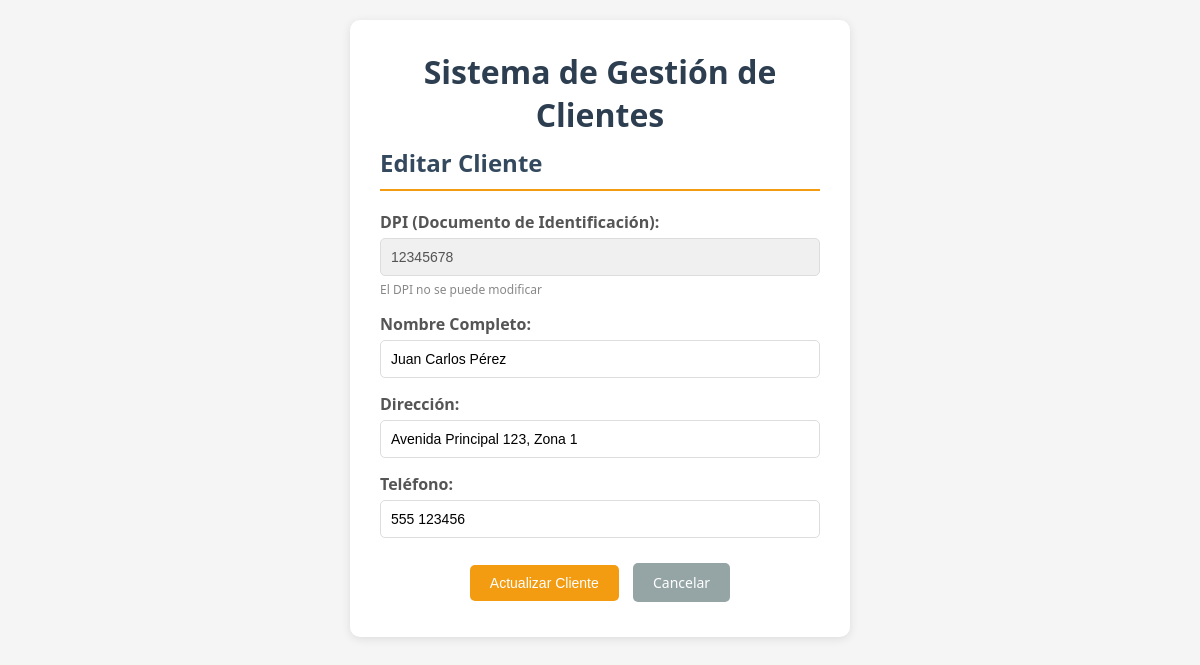
/formulario_editar.php?dpi=12345678, run on the app's committed database.
### tables this page shows
CREATE TABLE `cliente` (
  `dpi` varchar(10) NOT NULL COMMENT 'Documento de Identificación Personal',
  `nombre` varchar(50) NOT NULL COMMENT 'Nombre completo del cliente',
  `direccion` varchar(200) NOT NULL COMMENT 'Dirección del cliente',
  `telefono` varchar(20) NOT NULL COMMENT 'Teléfono de contacto',
  PRIMARY KEY (`dpi`)
);

### formulario_editar.php (the view, shortened to what this page needs)
<!DOCTYPE html>
<html lang="es">
<head>
</head>
<body>
    <div class="container">
        <h1>Sistema de Gestión de Clientes</h1>
        <h2>Editar Cliente</h2>
        <?php
        require_once 'conexion.php';
        $dpi = $_GET['dpi'] ?? '';
        $sql = "SELECT dpi, nombre, direccion, telefono FROM cliente WHERE dpi = :dpi";
        $stmt = $conexion->prepare($sql);
        $stmt->execute([':dpi' => $dpi]);
        $cliente = $stmt->fetch();
        ?>
        <form action="actualizar_cliente.php" method="POST">
            <div class="form-group">
                <label for="dpi">DPI (Documento de Identificación):</label>
                <input type="text" id="dpi" name="dpi" value="<?= htmlspecialchars($cliente['dpi']) ?>" disabled>
                <p class="nota">El DPI no se puede modificar</p>
            </div>
            <div class="form-group">
                <label for="nombre">Nombre Completo:</label>
                <input type="text" id="nombre" name="nombre" value="<?= htmlspecialchars($cliente['nombre']) ?>" required maxlength="50">
            </div>
            <div class="form-group">
                <label for="direccion">Dirección:</label>
                <input type="text" id="direccion" name="direccion" value="<?= htmlspecialchars($cliente['direccion']) ?>" required maxlength="200">
            </div>
            <div class="form-group">
                <label for="telefono">Teléfono:</label>
                <input type="tel" id="telefono" name="telefono" value="<?= htmlspecialchars($cliente['telefono']) ?>" required maxlength="20">
            </div>
            <div class="botones">
                <button type="submit" class="btn btn-actualizar">Actualizar Cliente</button>
                <a href="index.php" class="btn btn-cancelar">Cancelar</a>
            </div>
        </form>
    </div>
</body>
</html>

### formulario_editar.php (style rules this page uses)
* { margin: 0; padding: 0; box-sizing: border-box; }
body { font-family: 'Segoe UI', Tahoma, Geneva, Verdana, sans-serif; background-color: #f5f5f5; padding: 20px; }
.container { max-width: 500px; margin: 0 auto; background: white; padding: 30px; border-radius: 10px; box-shadow: 0 2px 10px rgba(0,0,0,0.1); }
h1 { color: #2c3e50; text-align: center; margin-bottom: 10px; }
h2 { color: #34495e; margin-bottom: 20px; border-bottom: 2px solid #f39c12; padding-bottom: 10px; }
.form-group { margin-bottom: 15px; }
label { display: block; margin-bottom: 5px; color: #555; font-weight: bold; }
input[type="text"], input[type="tel"] { width: 100%; padding: 10px; border: 1px solid #ddd; border-radius: 5px; font-size: 14px; }
input:disabled { background-color: #f0f0f0; cursor: not-allowed; }
.btn { display: inline-block; padding: 10px 20px; margin: 5px; border: none; border-radius: 5px; cursor: pointer; text-decoration: none; font-size: 14px; transition: background 0.3s; }
.btn-actualizar { background-color: #f39c12; color: white; }
.btn-cancelar { background-color: #95a5a6; color: white; }
.botones { text-align: center; margin-top: 20px; }
.nota { font-size: 12px; color: #888; margin-top: 5px; }

### data on the page
cliente: dpi "12345678", nombre "Juan Carlos Pérez", direccion "Avenida Principal 123, Zona 1", telefono "555 123456"
